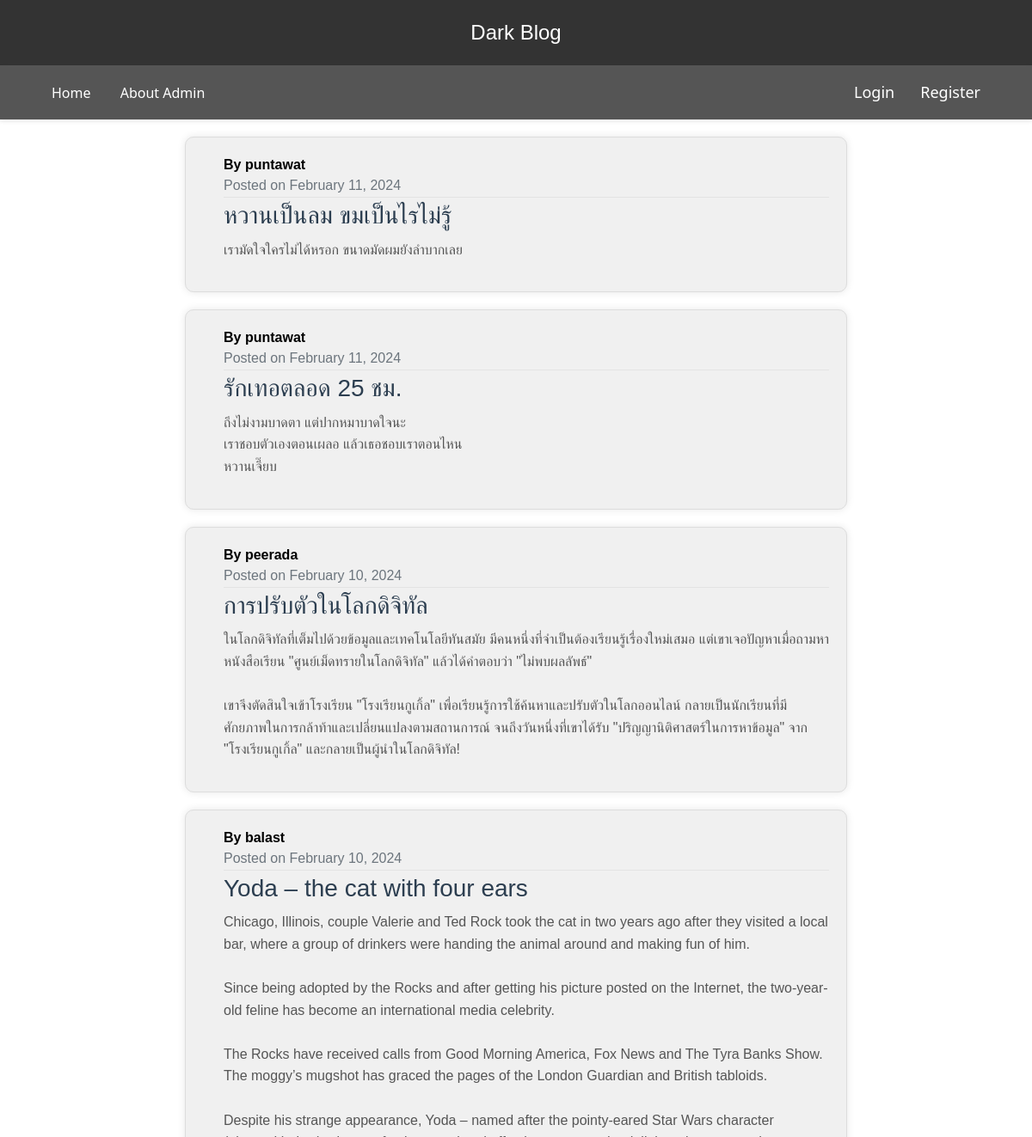
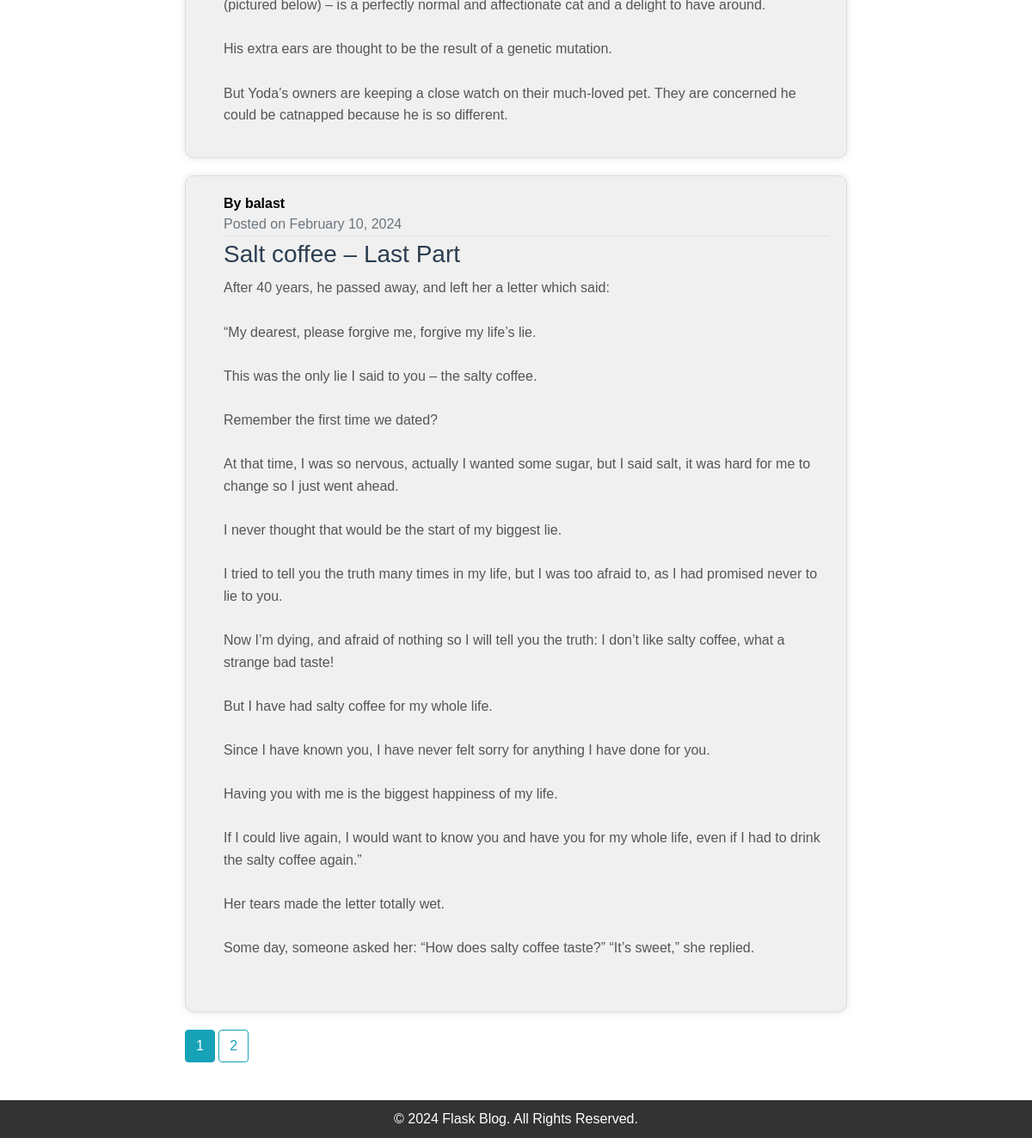
The page /home on the database its author committed (2 pictures, top to bottom).
### flaskblog/model.py (models this page shows, shortened)
class Post(db.Model):
    id = db.Column(db.Integer, primary_key=True)
    title = db.Column(db.String(100), nullable=False)
    date_posted = db.Column(db.DateTime, nullable=False, default=datetime.utcnow())
    content = db.Column(db.Text, nullable=False)
    user_id = db.Column(db.Integer, db.ForeignKey('user.id'), nullable=False)

class User(db.Model, UserMixin):
    id = db.Column(db.Integer, primary_key=True)
    username = db.Column(db.String(20), unique=True, nullable=False)
    email = db.Column(db.String(120), unique=True, nullable=False)
    image_file = db.Column(db.String(20), nullable=False, default='default.jpg')
    password = db.Column(db.String(60), nullable=False)
    posts = db.relationship('Post', backref='author', lazy=True)

### flaskblog/routes.py (the view)
@app.route("/")
@app.route("/home")
def home():
    page = request.args.get('page', 1, type=int)
    posts = Post.query.order_by(Post.date_posted.desc()).paginate(page=page,per_page=5)
    return render_template('home.html', posts=posts)

### flaskblog/templates/home.html (shortened to what this page needs)
{% extends "layout.html" %}
{% block content %}
    {% for post in posts.items %}
    <article class="media content-section">
        <div class="media-body ml-4">
            <div class="article-metadata">
                <span class="mr-2">
                    <strong>By {{ post.author.username }}</strong><br>
                </span>
                <span class="text-muted">
                    Posted on {{ post.date_posted.strftime('%B %d, %Y') }}
                </span>
            </div>
            <a href="{{ url_for('post', post_id=post.id) }}" class="article-link">
                <h2 class="article-title">{{ post.title }}</h2>
            </a>
            <p class="article-content">{{ post.content }}</p>
        </div>
    </article>
    {% endfor %}
    {% for page_num in posts.iter_pages(left_edge=1, right_edge=1, left_current=1, right_current=2) %}
        {% if page_num %}
            {% if posts.page == page_num %}
                <a class="btn btn-info mb-4" href="{{ url_for('home', page=page_num) }}">{{ page_num }}</a>
            {% else %}
                <a class="btn btn-outline-info mb-4" href="{{ url_for('home', page=page_num) }}">{{ page_num }}</a>
            {% endif %}
        {% endif %}
    {% endfor %}
{% endblock content %}

### flaskblog/templates/layout.html (shortened to what this page needs)
<!DOCTYPE html>
<html lang="en">
<head>
    <link rel="stylesheet" href="https://cdn.jsdelivr.net/npm/bootstrap@5.3.2/dist/css/bootstrap.min.css">
    <link rel="stylesheet" type="text/css" href="{{ url_for('static', filename='main.css') }}">
    <link rel="stylesheet" href="https://stackpath.bootstrapcdn.com/bootstrap/4.3.1/css/bootstrap.min.css">
</head>
<body>
    <header>
        <a href="/">Dark Blog</a>
    </header>
    <div class="navbar">
        <div class="container">
            <nav>
                <a href="{{ url_for('home') }}">Home</a>
                <a href="{{ url_for('about') }}">About Admin</a>
            </nav>
            <div class="right-nav">
                <nav>
                    {% if current_user.is_authenticated %}
                        <a href="{{ url_for('new_post') }}">New Post</a>
                        <a href="{{ url_for('account') }}">Account</a>
                        <a href="{{ url_for('logout') }}">Logout</a>
                    {% else %}
                        <a href="{{ url_for('login') }}">Login</a>
                        <a href="{{ url_for('register') }}">Register</a>
                    {% endif %}
                </nav>
            </div>
        </div>
    </div>
    <main class="container">
        <div class="container custom-container">
            <div class="center">
                {% block content %}{% endblock %}
            </div>
            </div>
    </main>
    <footer>
        &copy; 2024 Flask Blog. All Rights Reserved.
    </footer>

### flaskblog/static/main.css (style rules this page uses)
body { background: #fafafa; color: #333333; margin-top: 5rem; }
h1, h2, h3, h4, h5, h6 { color: #444444; }
.content-section { background: #ffffff; padding: 10px 20px; border: 1px solid #dddddd; border-radius: 3px; margin-bottom: 20px; }
.article-title { color: #444444; }
.article-content { white-space: pre-line; }
.article-metadata { padding-bottom: 1px; margin-bottom: 4px; border-bottom: 1px solid #e3e3e3 }
body { display: flex; flex-direction: column; min-height: 100vh; }
main { flex-grow: 1; }
footer { margin-top: auto; }
.navbar { display: flex; justify-content: space-between; align-items: center; background-color: #555555; color: white; padding: 10px 20px; font-family: 'Segoe UI', Tahoma, Geneva, Verdana, sans-serif; box-shadow: 0 2px 5px rgba(0, 0, 0, 0.1); }
.right-nav { margin-left: auto; }
.nav-links a, .right-nav a { text-decoration: none; color: white; font-size: 18px; transition: color 0.3s ease; }
.right-nav nav { display: flex; align-items: center; }
.right-nav a { margin-left: 15px; }
.article-link { text-decoration: none; color: #3498db; transition: color 0.3s ease; }
.article-title { font-size: 28px; color: #2c3e50; margin-bottom: 10px; }
.article-content { color: #555; line-height: 1.6; }
body { background-color: #fff; margin: 0; }

### flaskblog/templates/layout.html (style rules this page uses)
body { font-family: 'Arial', sans-serif; background-color: #ffffff; color: #000000; margin: 0; padding: 0; }
header { background-color: #333333; color: #ffffff; text-align: center; padding: 20px 0; }
header a { color: #ffffff; text-decoration: none; font-size: 1.5rem; }
nav { background-color: #555555; padding: 10px 0; }
nav a { color: #ffffff; margin: 0 15px; text-decoration: none; transition: color 0.3s ease; }
main.container { padding: 20px; }
.content-section { background-color: #f0f0f0; padding: 20px; margin-bottom: 20px; border-radius: 10px; box-shadow: 0 0 10px rgba(0, 0, 0, 0.1); transition: transform 0.3s ease; }
footer { background-color: #333333; color: #ffffff; text-align: center; padding: 10px 0; }
body { display: flex; flex-direction: column; min-height: 100vh; }
main { flex-grow: 1; }
footer { margin-top: auto; }
.custom-container { max-width: 800px; margin: 0 auto; }

### rows shown on the page
Post: author.username "puntawat", date_posted "February 11, 2024", title "หวานเป็นลม ขมเป็นไรไม่รู้", content "เรามัดใจใครไม่ได้หรอก ขนาดมัดผมยังลำบากเลย"
Post: author.username "puntawat", date_posted "February 11, 2024", title "รักเทอตลอด 25 ชม.", content "ถึงไม่งามบาดตา แต่ปากหมาบาดใจนะ เราชอบตัวเองตอนเผลอ แล้วเธอชอบเราตอนไหน หวานเจี๊ยบ"
Post: author.username "peerada", date_posted "February 10, 2024", title "การปรับตัวในโลกดิจิทัล", content "ในโลกดิจิทัลที่เต็มไปด้วยข้อมูลและเทคโนโลยีทันสมัย มีคนหนึ่งที่จำเป็นต้องเรียนรู้เรื่องใหม่เสมอ แต่เขาเจอปัญหาเมื่อถามหาหนังสือเรียน \"ศูนย์เม็ดทรายในโลกดิจิทัล\" แล้วได้คำตอบว่า \"ไม่พบผลลัพธ์\" เขาจึงตัดสินใจเข้าโรงเรียน \"โรงเรียนกูเกิ้ล\" เพื่อเรียนรู้การใช้ค้นหาและปรับตัวในโลกออนไลน์ กลายเป็นนักเรียนที่มีศักยภาพในการกล้าท้าและเปลี่ยนแปลงตามสถานการณ์ จนถึงวันหนึ่งที่เขาได้รับ \"ปริญญานิติศาสตร์ในการหาข้อมูล\" จาก \"โรงเรียนกูเกิ้ล\" และกลายเป็นผู้นำในโลกดิจิทัล!"
Post: author.username "balast", date_posted "February 10, 2024", title "Yoda – the cat with four ears", content "Chicago, Illinois, couple Valerie and Ted Rock took the cat in two years ago after they visited a local bar, where a group of drinkers were handing the animal around and making fun of him. Since being adopted by the Rocks and after getting his picture posted on the Internet, the two-year-old feline has become an international media celebrity. The Rocks have received calls from Good Morning America, Fox News and The Tyra Banks Show. The moggy’s mugshot has graced the pages of the London Guardian and British tabloids. Despite his strange appearance, Yoda – named after the pointy-eared Star Wars character (pictured below) – is a perfectly normal and affectionate cat and a delight to have…"
Post: author.username "balast", date_posted "February 10, 2024", title "Salt coffee – Last Part", content "After 40 years, he passed away, and left her a letter which said: “My dearest, please forgive me, forgive my life’s lie. This was the only lie I said to you – the salty coffee. Remember the first time we dated? At that time, I was so nervous, actually I wanted some sugar, but I said salt, it was hard for me to change so I just went ahead. I never thought that would be the start of my biggest lie. I tried to tell you the truth many times in my life, but I was too afraid to, as I had promised never to lie to you. Now I’m dying, and afraid of nothing so I will tell you the truth: I don’t like salty coffee, what a strange bad taste! But I have had salty coffee for my whole life. Since I have…"

### other values the page prints
{{ page_num }} "1"
{{ page_num }} "2"
